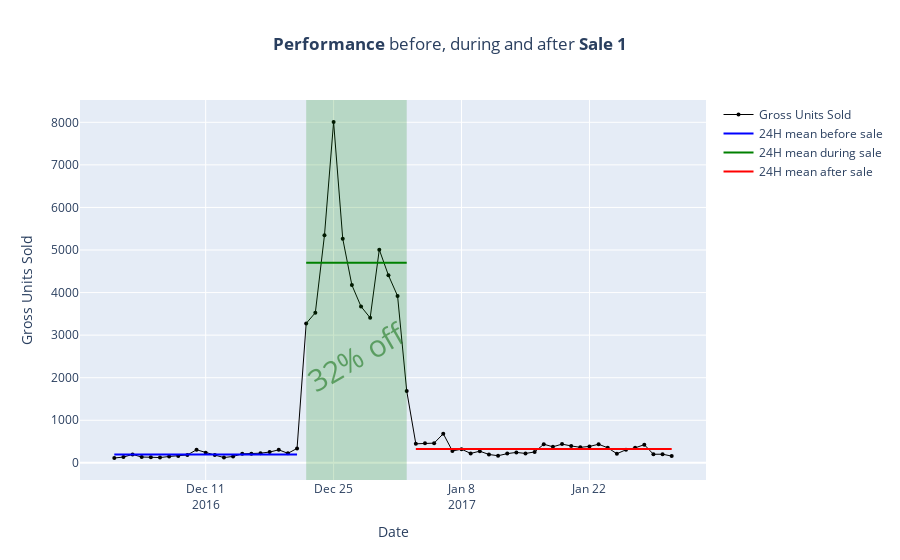

The notebook cell this image was saved under:
### Markdown cell above
Visualizing the promotion periods will make the plot look better and easier to read.

### Code cell
span_shape = dict(type='rect',
                  xref='x',
                  yref='paper',
                  x0=dates_sale1['sale_start'],
                  y0=0,
                  x1=dates_sale1['sale_end'],
                  y1=1,
                  opacity=0.2,
                  line=dict(width=0),
                  fillcolor='green'
                 )
fig.update_layout(
    shapes=[span_shape],
    title_text='<b>Performance</b> before, during and after <b>Sale 1</b>',
    title_x=0.5,
    yaxis_title_text='Gross Units Sold',
    xaxis_title_text='Date',
    hovermode="x unified",
    )
fig.add_annotation(text=f'{discounts[0]}% off',
                   y=0.2,
                   opacity=0.5,
                   x=dates_sale1['sale_start'] + (dates_sale1['sale_end'] - dates_sale1['sale_start']) / 2,
                   yref='paper',
                   align='left',
                   textangle=-30,
                   showarrow=False,
                   font=dict(color="darkgreen", size=30)
                  )
display(HTML('<p style="text-align: right;"><a id="Figure-4">Figure 4</a>, '
             'referenced: <a href="#ref-fig-4-1">1</a>, '
             'compare with <a href="#Figure-13">Sale 2</a></p>'))
fig.show()

### Figure 1 — Plotly figure (JSON) as saved in the notebook; plotly's stock layout.template omitted (floating-point values rounded to 4 significant figures)
{"data": [{"hovertemplate": "%{y:.0f}", "line": {"color": "black", "width": 1}, "marker": {"size": 4}, "mode": "lines+markers", "name": "Gross Units Sold", "type": "scatter", "x": ["2016-12-01T00:00:00", "2016-12-02T00:00:00", "2016-12-03T00:00:00", "2016-12-04T00:00:00", "2016-12-05T00:00:00", "2016-12-06T00:00:00", "2016-12-07T00:00:00", "2016-12-08T00:00:00", "2016-12-09T00:00:00", "2016-12-10T00:00:00", "2016-12-11T00:00:00", "2016-12-12T00:00:00", "2016-12-13T00:00:00", "2016-12-14T00:00:00", "2016-12-15T00:00:00", "2016-12-16T00:00:00", "2016-12-17T00:00:00", "2016-12-18T00:00:00", "2016-12-19T00:00:00", "2016-12-20T00:00:00", "2016-12-21T00:00:00", "2016-12-22T00:00:00", "2016-12-23T00:00:00", "2016-12-24T00:00:00", "2016-12-25T00:00:00", "2016-12-26T00:00:00", "2016-12-27T00:00:00", "2016-12-28T00:00:00", "2016-12-29T00:00:00", "2016-12-30T00:00:00", "2016-12-31T00:00:00", "2017-01-01T00:00:00", "2017-01-02T00:00:00", "2017-01-03T00:00:00", "2017-01-04T00:00:00", "2017-01-05T00:00:00", "2017-01-06T00:00:00", "2017-01-07T00:00:00", "2017-01-08T00:00:00", "2017-01-09T00:00:00", "2017-01-10T00:00:00", "2017-01-11T00:00:00", "2017-01-12T00:00:00", "2017-01-13T00:00:00", "2017-01-14T00:00:00", "2017-01-15T00:00:00", "2017-01-16T00:00:00", "2017-01-17T00:00:00", "2017-01-18T00:00:00", "2017-01-19T00:00:00", "2017-01-20T00:00:00", "2017-01-21T00:00:00", "2017-01-22T00:00:00", "2017-01-23T00:00:00", "2017-01-24T00:00:00", "2017-01-25T00:00:00", "2017-01-26T00:00:00", "2017-01-27T00:00:00", "2017-01-28T00:00:00", "2017-01-29T00:00:00", "2017-01-30T00:00:00", "2017-01-31T00:00:00"], "y": [114, 136, 198, 136, 132, 124, 150, 162, 186, 307, 240, 183, 124, 151, 211, 211, 227, 254, 306, 224, 339, 3276, 3527, 5347, 8007, 5265, 4176, 3673, 3407, 5008, 4406, 3920, 1689, 447, 460, 463, 685, 279, 321, 222, 274, 197, 167, 217, 245, 221, 256, 438, 377, 440, 397, 365, 386, 437, 354, 214, 308, 353, 427, 202, 203, 159]}, {"hovertemplate": "%{y:.0f}", "line": {"color": "blue", "width": 2}, "marker": {"size": 4}, "mode": "lines", "name": "24H mean before sale", "type": "scatter", "x": ["2016-12-01T00:00:00", "2016-12-02T00:00:00", "2016-12-03T00:00:00", "2016-12-04T00:00:00", "2016-12-05T00:00:00", "2016-12-06T00:00:00", "2016-12-07T00:00:00", "2016-12-08T00:00:00", "2016-12-09T00:00:00", "2016-12-10T00:00:00", "2016-12-11T00:00:00", "2016-12-12T00:00:00", "2016-12-13T00:00:00", "2016-12-14T00:00:00", "2016-12-15T00:00:00", "2016-12-16T00:00:00", "2016-12-17T00:00:00", "2016-12-18T00:00:00", "2016-12-19T00:00:00", "2016-12-20T00:00:00", "2016-12-21T00:00:00"], "y": [196.0, 196.0, 196.0, 196.0, 196.0, 196.0, 196.0, 196.0, 196.0, 196.0, 196.0, 196.0, 196.0, 196.0, 196.0, 196.0, 196.0, 196.0, 196.0, 196.0, 196.0]}, {"hovertemplate": "%{y:.0f}", "line": {"color": "green", "width": 2}, "marker": {"size": 4}, "mode": "lines", "name": "24H mean during sale", "type": "scatter", "x": ["2016-12-22T00:00:00", "2016-12-23T00:00:00", "2016-12-24T00:00:00", "2016-12-25T00:00:00", "2016-12-26T00:00:00", "2016-12-27T00:00:00", "2016-12-28T00:00:00", "2016-12-29T00:00:00", "2016-12-30T00:00:00", "2016-12-31T00:00:00", "2017-01-01T00:00:00", "2017-01-02T00:00:00"], "y": [4700.0, 4700.0, 4700.0, 4700.0, 4700.0, 4700.0, 4700.0, 4700.0, 4700.0, 4700.0, 4700.0, 4700.0]}, {"hovertemplate": "%{y:.0f}", "line": {"color": "red", "width": 2}, "marker": {"size": 4}, "mode": "lines", "name": "24H mean after sale", "type": "scatter", "x": ["2017-01-03T00:00:00", "2017-01-04T00:00:00", "2017-01-05T00:00:00", "2017-01-06T00:00:00", "2017-01-07T00:00:00", "2017-01-08T00:00:00", "2017-01-09T00:00:00", "2017-01-10T00:00:00", "2017-01-11T00:00:00", "2017-01-12T00:00:00", "2017-01-13T00:00:00", "2017-01-14T00:00:00", "2017-01-15T00:00:00", "2017-01-16T00:00:00", "2017-01-17T00:00:00", "2017-01-18T00:00:00", "2017-01-19T00:00:00", "2017-01-20T00:00:00", "2017-01-21T00:00:00", "2017-01-22T00:00:00", "2017-01-23T00:00:00", "2017-01-24T00:00:00", "2017-01-25T00:00:00", "2017-01-26T00:00:00", "2017-01-27T00:00:00", "2017-01-28T00:00:00", "2017-01-29T00:00:00", "2017-01-30T00:00:00", "2017-01-31T00:00:00"], "y": [328.1, 328.1, 328.1, 328.1, 328.1, 328.1, 328.1, 328.1, 328.1, 328.1, 328.1, 328.1, 328.1, 328.1, 328.1, 328.1, 328.1, 328.1, 328.1, 328.1, 328.1, 328.1, 328.1, 328.1, 328.1, 328.1, 328.1, 328.1, 328.1]}], "layout": {"annotations": [{"align": "left", "font": {"color": "darkgreen", "size": 30}, "opacity": 0.5, "showarrow": false, "text": "32% off", "textangle": -30, "x": "2016-12-27T12:00:00", "y": 0.2, "yref": "paper"}], "hovermode": "x unified", "shapes": [{"fillcolor": "green", "line": {"width": 0}, "opacity": 0.2, "type": "rect", "x0": "2016-12-22T00:00:00", "x1": "2017-01-02T00:00:00", "xref": "x", "y0": 0, "y1": 1, "yref": "paper"}], "title": {"text": "<b>Performance</b> before, during and after <b>Sale 1</b>", "x": 0.5}, "xaxis": {"title": {"text": "Date"}}, "yaxis": {"title": {"text": "Gross Units Sold"}}}}
